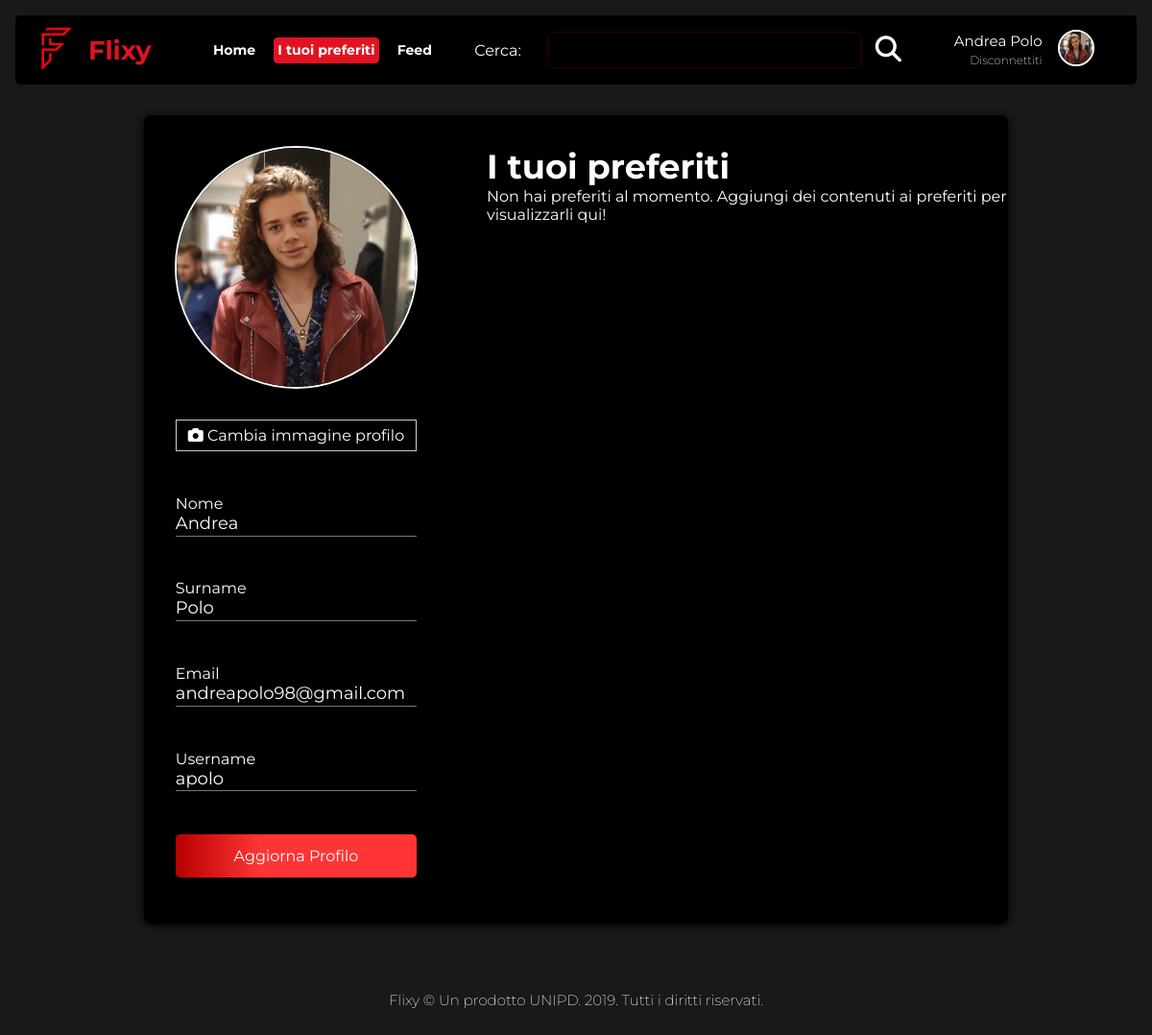
Page /website/public/php/layout.php?page=profilo (signed in) on the committed database.
### tables this page shows
CREATE TABLE `keychain` (
  `user_id` int(11) NOT NULL,
  `username` varchar(250) NOT NULL,
  `password` varchar(64) NOT NULL,
  `created_at` timestamp NOT NULL DEFAULT current_timestamp(),
  `updated_at` timestamp NOT NULL DEFAULT current_timestamp(),
  `can_publish` tinyint(1) NOT NULL DEFAULT 0
);

CREATE TABLE `user` (
  `name` varchar(250) NOT NULL,
  `surname` varchar(250) NOT NULL,
  `id` int(10) UNSIGNED NOT NULL,
  `email` varchar(150) NOT NULL,
  `avatar_url` varchar(1000) NOT NULL DEFAULT '/assets/images/avatars/default.png',
  `created_at` timestamp NOT NULL DEFAULT current_timestamp(),
  `updated_at` timestamp NOT NULL DEFAULT current_timestamp()
);

### website/src/session_manager.php (called while the page is built, shortened)
<?php
class SessionManager
{
    public static function isUserLogged()
    {
        return isset($_SESSION[SessionManager::USER_ID_KEY]);
    }
    public static function getUserId()
    {
        if (SessionManager::isUserLogged())
            return $_SESSION[SessionManager::USER_ID_KEY];
        return null;
    }
}
?>

### website/public/php/profilo.php (called while the page is built, shortened)
<?php
include_once("../../src/db_manager.php");
include_once("../../src/session_manager.php");
$userId = SessionManager::getUserId();
$user=User::getUser($userId);
$output=str_replace("{name}", $user->name,$output);
$output=str_replace("{surname}", $user->surname,$output);
$output=str_replace("avatar_url", "../public/".$user->avatarUrl,$output);
$output=str_replace("{email}", $user->email,$output);
$output=str_replace("{username}",$user->username,$output);
$favourites=Media::getUserFavourites($userId);
function getFavouriteList($favourites) {
  $favouriteList = [];
  return implode($favouriteList);
}
if (getFavouriteList($favourites)!=null)
  $output = str_replace("{favouriteList}", getFavouriteList($favourites), $output);
else
  $output = str_replace("{favouriteList}", "Non hai preferiti al momento. Aggiungi dei contenuti ai preferiti per visualizzarli qui!", $output);
?>

### website/src/db_manager.php (called while the page is built, shortened)
<?php
class DBManager
{
    private static $instance = null;
    private $conn;
    private $host = "localhost";
    private $user = 'app';
    private $pass = 'appdbpasswd';
    private $database = 'flixy';
    private function __construct()
    {
        $this->conn = new mysqli($this->host, $this->user, $this->pass, $this->database);
    }
    public static function getInstance()
    {
        if(!self::$instance)
        {
            self::$instance = new DBManager();
        }
        return self::$instance;
    }
    public function fetchObject($className, $id)
    {
        $result = $this->query("SELECT * FROM ".$className." WHERE id = ".$id.";", $className);
        if (count($result) == 1)
        {
            return $result[0];
        }
        return null;
    }
    public function query($queryString, $className = "stdClass")
    {
        $results = [];
        $res = $this->conn->query($queryString);
        while ($row = $res->fetch_object($className)) {
            array_push($results, $row);
        }
        return $results;
    }
}
?>

### website/src/models/user.php (called while the page is built, shortened)
<?php
class User extends Base
{
    public function __set( $name, $value ) {
        switch ($name)
        {
            case self::AVATAR_KEY:
                $this->avatarUrl = $value;
                break;
            default:
                parent::__set($name, $value);
                break;
        }
    }
    public static function getUser($userId)
    {
        $dbman = DBManager::getInstance();
        $result = $dbman->fetchObject(User::class, $userId);
        if ($result)
        {
            $resUsername = $dbman->query("SELECT username FROM Keychain WHERE user_id = ".$userId);
            if (sizeof($resUsername) > 0)
            {
                $result->username = $resUsername[0]->username;
            }
        }
        return $result;
    }
 }
?>

### website/public/php/layout.php (the view, shortened to what this page needs)
<?php
include_once ("../../src/db_manager.php");
include_once ("../../src/session_manager.php");
$output = file_get_contents("../html/layout.html");
if (SessionManager::isUserLogged())
{
    $user = User::getUser(SessionManager::getUserId());
    $output = str_replace("linkToFavs", "./php/layout.php?page=profilo", $output);
    $output = str_replace("link_to_profile_or_log_in", "./php/layout.php?page=profilo", $output);
    $output = str_replace("{login_O_username}", $user->name." ".$user->surname, $output);
    $output = str_replace("link_to_log_out_or_register", "./php/layout.php?logout=true", $output);
    $output = str_replace("{logout_O_registrazione}", "Disconnettiti", $output);
    $output = str_replace("profile_photo_url", "../public".$user->avatarUrl, $output);
    $output = str_replace("linkToFeed", "./php/layout.php?page=feed", $output);
}
switch ($_GET['page'])
{
    case 'profilo':
        $profilo = file_get_contents("../html/profilo.html");
        $output = str_replace("{contentLayout}", "content-layout", $output);
        $output = str_replace("{homeSelected}", "", $output);
        $output = str_replace("{favsSelected}", "highlight-bg", $output);
        $output = str_replace("{feedSelected}", "", $output);
        $output = str_replace("{content}", $profilo, $output);
        $output = str_replace("{currentPage}", "Il tuo profilo", $output);
        include_once ("./profilo.php");
    break;
}
echo $output;
?>

### website/public/assets/rules.css (style rules this page uses)
* { margin: 0em; padding: 0em; font-family: 'Montserrat', sans-serif; color: white; }
li { list-style-type: none; display: inline-block; }
.custom-button { background: transparent; border: none; cursor: pointer; }
.custom-link { text-decoration: none; }
.custom-link-hover { text-decoration: none; transition: color 0.2s ease-in-out; }
.custom-link-bg-hover { text-decoration: none; transition: background 0.2s ease-in-out; }
.primary-color { color: #ffffff; }
.highlight-color { color: #E21221; }
.primary-bg { background-color: #191919; }
.secondary-bg { background-color: #000000; }
.highlight-bg { background: #E21221; }
.font-size-0-75 { font-size: 0.75em; }
.font-size-0-938 { font-size: 0.938em; }
.font-size-1 { font-size: 1em; }
.font-size-1-7 { font-size: 1.7em; }
.font-size-2-2 { font-size: 2.2em; }
.font-weight-light { font-weight: 200; }
.font-weight-normal { font-weight: normal; }
.font-weight-bold { font-weight: bold; }
.margin-left-0-35 { margin-left: 0.35em; }
.margin-left-0-5 { margin-left: 0.5em; }
.margin-left-1 { margin-left: 1em; }
.margin-left-2-5 { margin-left: 2.5em; }
.margin-right-0-35 { margin-right: 0.35em; }
.margin-right-0-5 { margin-right: 0.5em; }
.margin-right-1 { margin-right: 1em; }
.margin-top-1 { margin-top: 1em; }
.margin-top-2 { margin-top: 2em; }
.margin-bottom-2 { margin-bottom: 2em; }
.padding-0-3 { padding: 0.3em; }
.padding-2 { padding: 2em; }
.padding-bottom-1 { padding-bottom: 1em; }
.padding-bottom-2-5 { padding-bottom: 2.5em; }
.text-align-center { text-align: center; }
.text-align-left { text-align: left; }
.text-align-right { text-align: right; }
.flex-container { display: flex; }
.flex-content-center { justify-content: center; }
.flex-content-start { justify-content: flex-start; }
.flex-direction-row { flex-direction: row; }
.flex-direction-col { flex-direction: column; }
.flex-align-items-center { align-items: center; }
.flex-wrap { flex-wrap: wrap; }
.flex-grow-shrink { flex-grow: 1; flex-shrink: 1; flex-basis: auto; }
.flex-grow-10 { flex-basis: 0; flex-grow: 10; flex-shrink: 1; }
.border-radius-0-3 { border-radius: 0.3em; }
.full-height { height: 100%; }
.full-width { width: 100%; }
#content-container { order: 2; overflow: hidden; }
#link-container li { margin-left: 0.35em; margin-right: 0.35em; }
.logo-size { width: auto; height:4em; }
#header-container { position: relative; height: 4.5em; flex-basis: 100%; }
#title-container { order: 0; }
#nav-container { order: 1; }
#search-container { order: 2; }
#text-input { height: 100%; width: 60%; min-width: 6em; outline: none; opacity: .2; border: 1px solid red; transition: opacity 0.2s ease-in-out; }
#profile-container { order: 3; }
#profile-links { width: 50%; }
#profile-links li { display: block; }
.profile-pic-size { height: 34px; width: 34px; border: 2px solid white; border-radius: 50%; object-fit: cover; }
#footer-container { order: 3; }
.content-center { display: flex; justify-content: center; }
.primary-color-gradient-button { background: rgb(183, 0, 0); background: linear-gradient(90deg, rgba(183, 0, 0, 1) 0%, rgba(255, 52, 52, 1) 35%); }
.groupProfilo { position: relative; margin-bottom: 2.8em; }
input { font-size: 1.125em; padding-bottom: .1em; display: block; width: 100%; border: none; border-bottom: .06em solid #757575; background-color: #000000; color: white }
.highlight { position:absolute; height:60%; width:6.25em; top:25%; opacity:0.5; pointer-events: none; }
#profilo-content { width: 75%; margin-top: 2em; border-radius: .5em; box-shadow: 0 2px 8px 0 #000000; }
#avatar { width: 15.5625em; height: 15.5625em; background-size: cover; position: relative; border-radius: 50%; border: 0.125em solid white; object-fit: cover; }
.contenuti_simili { display: inline; }
.upload-foto { border: 1px solid #ccc; display: inline-block; padding: 6px 12px; cursor: pointer; text-align: center; }
#side_profilo { min-height: 80vh; }
#bottone_aggiorna button { width: 100%; }
#similar { width:55%; }
#search-button { float: right; }
.bottone { display: inline-block; padding: .8em; }

### rows in the picture
keychain: username.name (picture), username "apolo"
user: name "Andrea", surname "Polo", email "andreapolo98@gmail.com"
